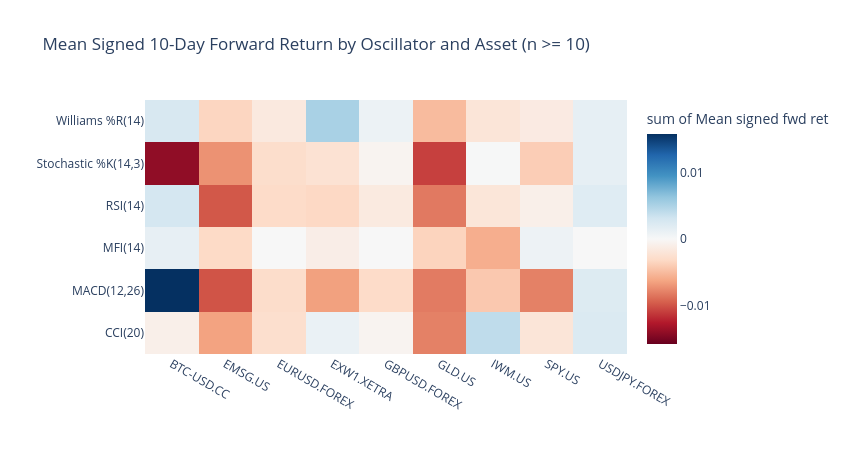

Notebook cell for this chart:
### Code cell
# Chart 2 - does the ranking hold across assets, or flip? Headline horizon = 10 days.
HEADLINE_HORIZON = 10

by_asset = (
    events_df[events_df["horizon"] == HEADLINE_HORIZON]
    .groupby(["osc_label", "asset"])["signed_fwd_ret"]
    .agg(n="size", mean="mean")
    .reset_index()
)
by_asset = by_asset[by_asset["n"] >= MIN_SIGNALS_PER_CUT]

fig2 = px.density_heatmap(
    by_asset,
    x="asset",
    y="osc_label",
    z="mean",
    color_continuous_scale="RdBu",
    color_continuous_midpoint=0,
    title=f"Mean Signed {HEADLINE_HORIZON}-Day Forward Return by Oscillator and Asset (n >= {MIN_SIGNALS_PER_CUT})",
    labels={"mean": "Mean signed fwd ret", "osc_label": "", "asset": ""},
)
fig2.update_layout(height=450, width=850)
fig2.show()

### Figure 1 — Plotly figure (JSON) as saved in the notebook; plotly's stock layout.template omitted (floating-point values rounded to 4 significant figures)
{"data": [{"coloraxis": "coloraxis", "histfunc": "sum", "hovertemplate": "=%{y}<br>sum of Mean signed fwd ret=%{z}<extra></extra>", "name": "", "x": ["BTC-USD.CC", "EMSG.US", "EURUSD.FOREX", "EXW1.XETRA", "GBPUSD.FOREX", "GLD.US", "IWM.US", "SPY.US", "USDJPY.FOREX", "BTC-USD.CC", "EMSG.US", "EURUSD.FOREX", "EXW1.XETRA", "GBPUSD.FOREX", "GLD.US", "IWM.US", "SPY.US", "USDJPY.FOREX", "BTC-USD.CC", "EMSG.US", "EXW1.XETRA", "GLD.US", "IWM.US", "SPY.US", "BTC-USD.CC", "EMSG.US", "EURUSD.FOREX", "EXW1.XETRA", "GBPUSD.FOREX", "GLD.US", "IWM.US", "SPY.US", "USDJPY.FOREX", "BTC-USD.CC", "EMSG.US", "EURUSD.FOREX", "EXW1.XETRA", "GBPUSD.FOREX", "GLD.US", "IWM.US", "SPY.US", "USDJPY.FOREX", "BTC-USD.CC", "EMSG.US", "EURUSD.FOREX", "EXW1.XETRA", "GBPUSD.FOREX", "GLD.US", "IWM.US", "SPY.US", "USDJPY.FOREX"], "xaxis": "x", "xbingroup": "x", "y": ["CCI(20)", "CCI(20)", "CCI(20)", "CCI(20)", "CCI(20)", "CCI(20)", "CCI(20)", "CCI(20)", "CCI(20)", "MACD(12,26)", "MACD(12,26)", "MACD(12,26)", "MACD(12,26)", "MACD(12,26)", "MACD(12,26)", "MACD(12,26)", "MACD(12,26)", "MACD(12,26)", "MFI(14)", "MFI(14)", "MFI(14)", "MFI(14)", "MFI(14)", "MFI(14)", "RSI(14)", "RSI(14)", "RSI(14)", "RSI(14)", "RSI(14)", "RSI(14)", "RSI(14)", "RSI(14)", "RSI(14)", "Stochastic %K(14,3)", "Stochastic %K(14,3)", "Stochastic %K(14,3)", "Stochastic %K(14,3)", "Stochastic %K(14,3)", "Stochastic %K(14,3)", "Stochastic %K(14,3)", "Stochastic %K(14,3)", "Stochastic %K(14,3)", "Williams %R(14)", "Williams %R(14)", "Williams %R(14)", "Williams %R(14)", "Williams %R(14)", "Williams %R(14)", "Williams %R(14)", "Williams %R(14)", "Williams %R(14)"], "yaxis": "y", "ybingroup": "y", "z": [-0.000888, -0.006369, -0.002713, 0.001091, -0.0004607, -0.007948, 0.004046, -0.002014, 0.002327, 0.01575, -0.00998, -0.002883, -0.006462, -0.003006, -0.00822, -0.004236, -0.007945, 0.002175, 0.00132, -0.003146, -0.00107, -0.003581, -0.005747, 0.0008131, 0.002809, -0.009814, -0.00302, -0.003257, -0.001504, -0.008286, -0.001968, -0.0009273, 0.002005, -0.01401, -0.007175, -0.002829, -0.002392, -0.0004822, -0.01083, 7.844e-05, -0.003942, 0.001438, 0.002575, -0.003426, -0.001584, 0.005128, 0.0008762, -0.005022, -0.002052, -0.001409, 0.00141], "type": "histogram2d"}], "layout": {"xaxis": {"anchor": "y", "domain": [0.0, 1.0], "title": {"text": ""}}, "yaxis": {"anchor": "x", "domain": [0.0, 1.0], "title": {"text": ""}}, "coloraxis": {"colorbar": {"title": {"text": "sum of Mean signed fwd ret"}}, "colorscale": [[0.0, "rgb(103,0,31)"], [0.1, "rgb(178,24,43)"], [0.2, "rgb(214,96,77)"], [0.3, "rgb(244,165,130)"], [0.4, "rgb(253,219,199)"], [0.5, "rgb(247,247,247)"], [0.6, "rgb(209,229,240)"], [0.7, "rgb(146,197,222)"], [0.8, "rgb(67,147,195)"], [0.9, "rgb(33,102,172)"], [1.0, "rgb(5,48,97)"]], "cmid": 0}, "legend": {"tracegroupgap": 0}, "title": {"text": "Mean Signed 10-Day Forward Return by Oscillator and Asset (n >= 10)"}, "height": 450, "width": 850}}
